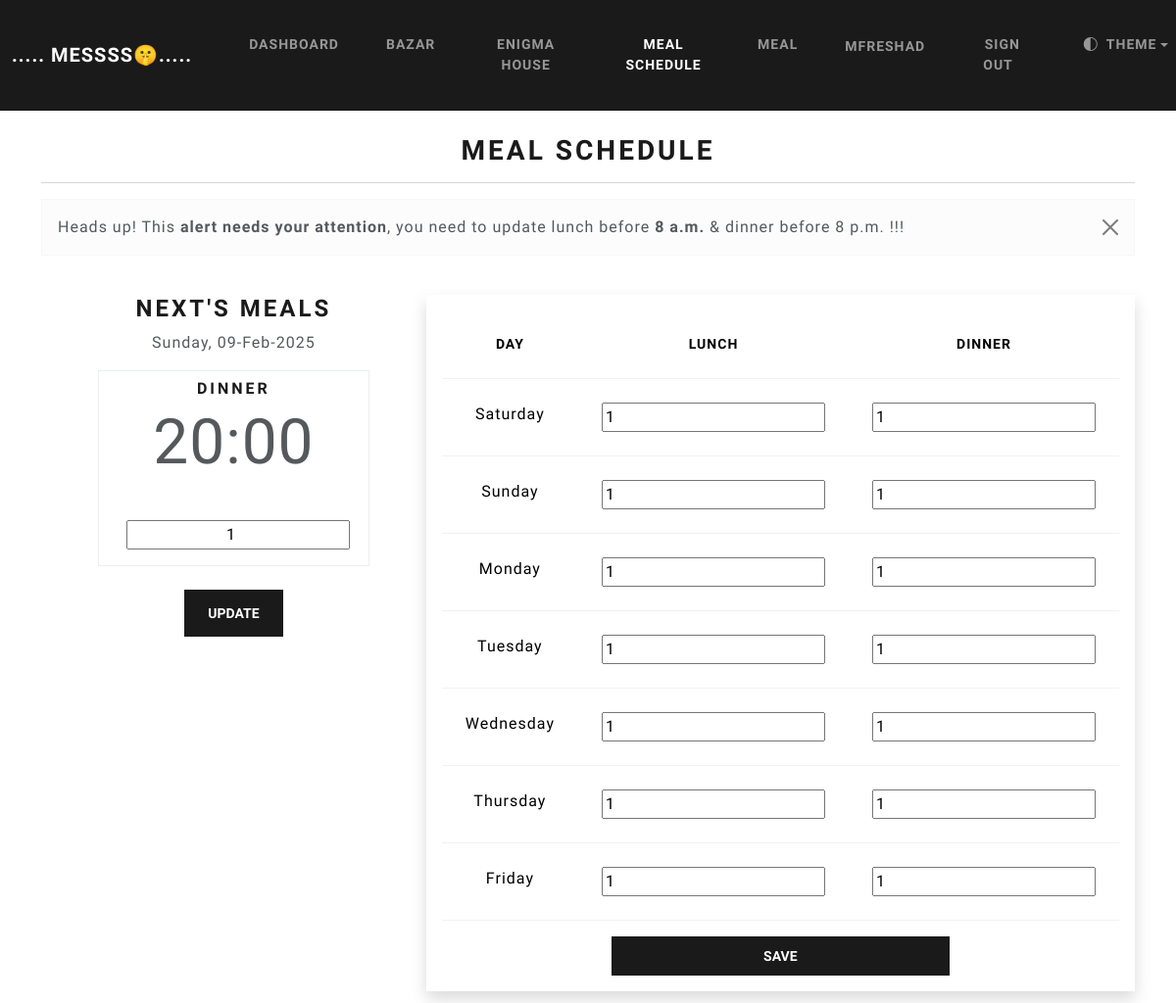
The app's page /meal-schedule (signed in) with its own data.
### webapp/models.py (models this page shows, shortened)
class User(AbstractBaseUser):
    first_name = models.CharField(max_length=50)
    last_name = models.CharField(max_length=50)
    username = models.CharField(max_length=50, unique=True)
    email = models.EmailField(max_length=100 , unique=True)
    phone = models.CharField(max_length=15, blank=True, unique=False, null=True)
    date_joined = models.DateTimeField(auto_now_add=True)
    last_login = models.DateTimeField(auto_now_add=True)
    created_login = models.DateTimeField(auto_now_add=True)
    modified_login = models.DateTimeField(auto_now_add=True)
    is_admin = models.BooleanField(default=False)
    is_staff = models.BooleanField(default=False)
    is_active = models.BooleanField(default=True)
    is_superadmin = models.BooleanField(default=False)
    in_mess = models.ForeignKey(
        Mess,
        on_delete=models.SET_NULL,
        null=True,
        blank=True,
        related_name='user'
    )
    USERNAME_FIELD = 'email'
    REQUIRED_FIELDS = ['username', 'first_name', 'last_name']
    objects = UserManager()
    def __str__(self):
        return self.username

class Mess(models.Model):
    name = models.CharField(max_length=100)
    mess_code = models.CharField(max_length=8, unique=True)
    lunch_update_time =  models.TimeField(default="08:00")
    meal_update_time =  models.TimeField(default="18:00")
    def __str__(self):
        return self.name

class MealSchedule(models.Model):
    user = models.ForeignKey(
        User,
        on_delete=models.SET_NULL,
        null=True,
        blank=True,
        related_name='mealschedule'
    )
    day = models.CharField(max_length=10, choices=[
        ('sat', 'Saturday'), ('sun', 'Sunday'), ('mon', 'Monday'),
        ('tue', 'Tuesday'), ('wed', 'Wednesday'), ('thu', 'Thursday'),
        ('fri', 'Friday')
    ])
    lunch = models.IntegerField(default=1)  # Number of meals for lunch
    dinner = models.IntegerField(default=1)  # Number of meals for dinner
    class Meta:
        unique_together = ('user', 'day')

### webapp/views.py (the view, shortened to what this page needs)
# urls.py: path('meal-schedule', views.meal_schedule, name='meal_schedule'),
@login_required
@never_cache
def meal_schedule(request):
    user = request.user
    days_of_week = ["sat", "sun", "mon", "tue", "wed", "thu", "fri"]
    formatted_lunch_time = user.in_mess.lunch_update_time.strftime("%H:%M").lstrip("0")
    formatted_meal_time = user.in_mess.meal_update_time.strftime("%H:%M").lstrip("0")
    today = datetime.now()
    time = Mess.objects.filter(name = user.in_mess.name).first()
    lunch_editable = None
    if time:
        lunch_hour = time.lunch_update_time.hour
        meal_hour = time.meal_update_time.hour
        if today.hour >= meal_hour:
            today = datetime.now() + timedelta(1)
        if today.hour <= lunch_hour or today.hour >= meal_hour:
                lunch_editable = True
    formating = datetime.strftime(today, "%A, %d-%b-%Y")
    today_week = datetime.strftime(today, "%a").lower()
    lunch_, dinner_ = 0, 0
    if user.in_mess:
        next_meal =  NextDayMeal.objects.filter(user=user).first()
        if next_meal:
            print('next meal')
            showdate = next_meal.day
            formating = datetime.strftime(showdate, "%A, %d-%b-%Y")
            lunch_ = next_meal.lunch
            dinner_ = next_meal.dinner
    if lunch_editable:
        for day in days_of_week:
            MealSchedule.objects.get_or_create(user=user, day=day, defaults={"lunch": 1, "dinner": 1})
    else:
        for day in days_of_week:
            MealSchedule.objects.get_or_create(user=user, day=day, defaults={"lunch": 0, "dinner": 1})
    meals = MealSchedule.objects.filter(user=user).order_by(
        models.Case(
            models.When(day="sat", then=1),
            models.When(day="sun", then=2),
            models.When(day="mon", then=3),
            models.When(day="tue", then=4),
            models.When(day="wed", then=5),
            models.When(day="thu", then=6),
            models.When(day="fri", then=7),
            default=8
        )
    )
    context = {"meals": meals, "date":formating ,'edit_lunch' : lunch_editable, 'lunch':lunch_ , 'dinner':dinner_,  'tlunch' : formatted_lunch_time, 'tmeal' : formatted_meal_time}
    return render(request, "webapp/meal_schedule.html", context=context )

### webapp/templates/webapp/meal_schedule.html (shortened to what this page needs)
{% extends "webapp/base.html" %}
{% block content %}
<h2 class="text-center">Meal Schedule</h2>
<hr>
<div class="alert alert-dismissible alert-light">
    <button type="button" class="btn-close" data-bs-dismiss="alert"></button>
    <strong>Heads up!</strong> This <span href="#" class="alert-link underline">alert needs your attention</span>,
    you need to update lunch before <strong class="fw-bold">{{user.in_mess.lunch_update_time}}</strong class="fw-bold"> & dinner before <strong>{{user.in_mess.meal_update_time}}</strong> !!!
  </div>
<br>
<div class="container text-center">
    <div class="row">
        <div class="col-sm">
            <h3>Next's meals</h3>
            <p >{{date}}</p>
            <form method="post" >
                <div class="container border mt-3 w-75">
                    <h5 class='mt-2'>Dinner</h5>
                    <span class="display-3"> {{tmeal}} </span><br>
                    <br>
                    <input type="number" name="_dinner_" id="" class="m-3 text-center" value='{{dinner}}'>
                </div>
                <br>
                <button class="btn btn-primary" name="btnform2" type='submit'> Update </button>
            </form>
            <br>
            <br>
            <br>
            <br>
        </div>
        <div class="col-sm shadow p-3">
            <form method="post" >
                <table  class="table ">
                    <thead>
                        <tr>
                            <th>Day</th>
                            <th>Lunch</th>
                            <th>Dinner</th>
                        </tr>
                    </thead>
                    <tbody>
                        {% for meal in meals %}
                        <tr>
                            <td>{{ meal.get_day_display }}</td>
                            <td>
                                <input type="number" name="lunch_{{ meal.day }}" value="{{ meal.lunch }}" min="0">
                            </td>
                            <td>
                                <input type="number" name="dinner_{{ meal.day }}" value="{{ meal.dinner }}" min="0">
                            </td>
                        </tr>
                        {% endfor %}
                    </tbody>
                </table>
                <button class="btn btn-primary w-50 btn-block p-2" name="btnform1" type="submit">Save</button>
            </form>
        </div>
    </div>
</div>
<br>
<br>
{% endblock %}

### webapp/templates/webapp/navbar.html (shortened to what this page needs)
<nav class="navbar navbar-expand-lg navbar-dark bg-primary justify-content-center" data-bs-theme="dark">
      <a class="navbar-brand main-heading" href="{% url 'home' %}">
        &nbsp; ..... MeSsss🤫.....
      </a>
      <div class="collapse navbar-collapse text-center" id="navbarNavDropdown">
        <ul class="navbar-nav mr-auto">
          {% if user.is_authenticated %}
            {% if  user.in_mess %}
              <li class="nav-item">
                <a class="nav-link {% if request.path == '/dashboard' %}active{% endif %}" href='{% url "dashboard" %}'>Dashboard</a>
              </li>
              <li class="nav-item">
                <a class="nav-link {% if request.path == '/bazar-list' %}active{% endif %}" href='{% url "bazar-list" %}'>Bazar  </a>
              </li>
              <li class="nav-item">
                <a class="nav-link {% if request.path == '/my-mess' %}active{% endif %}" href='{% url "my-mess" %}'>{{user.in_mess}}  </a>
              </li>
              <li class="nav-item">
                <a class="nav-link {% if request.path == '/meal-schedule' %}active{% endif %}" href='{% url "meal_schedule" %}'> Meal Schedule  </a>
              </li>
              <li class="nav-item">
                <a class="nav-link {% if request.path == '/meal' %}active{% endif %}" href='{% url "meal_list" %}'> Meal</a>
              </li>
            {% else %}
              <li class="nav-item">
                <a class="nav-link {% if request.path == '/join-mess' or request.path == '/create-mess' %}active{% endif %}" href='{% url "join_mess" %}'>Join Mess &nbsp; <i class="fa fa-home" aria-hidden="true"></i> </a>
              </li>
            {% endif %}
            {% if  user.is_authenticated %}
            <li class="nav-item">
              <a class="nav-link btn btn-light " {%comment%}style="border-radius: 50%;"{%endcomment%} href="">{{user}} </a>
            </li>
          {% endif %}
            <li class="nav-item">
              <a class="nav-link " href='{% url "logout" %}'>Sign out &nbsp;  </a>
            </li>
          {% endif %}
          <li class="nav-item dropdown ms-auto me-auto" style='list-style-type: none;'>
            <a
              class="nav-link dropdown-toggle d-flex align-items-center"
              href="#"
              id="theme-menu"
              aria-expanded="false"
              data-bs-toggle="dropdown"
              aria-label="Toggle theme"
            >
              <i class="bi bi-circle-half"></i>
              <span class="ms-2">Theme</span>
            </a>
          </li>
        </ul>
      </div>
  </nav>

### static/css/style.css (style rules this page uses)
body { overflow-x: hidden; }
form { max-width: 100%; }

### records on screen
User: in_mess "ENIGMA HOUSE", username "MFRESHAD", in_mess.lunch_update_time "8 a.m.", in_mess.meal_update_time "8 p.m."
MealSchedule: day "Saturday", lunch "1", dinner "1"
MealSchedule: day "Sunday", lunch "1", dinner "1"
MealSchedule: day "Monday", lunch "1", dinner "1"
MealSchedule: day "Tuesday", lunch "1", dinner "1"
MealSchedule: day "Wednesday", lunch "1", dinner "1"
MealSchedule: day "Thursday", lunch "1", dinner "1"
MealSchedule: day "Friday", lunch "1", dinner "1"

### other values on screen
{{ date }} "Sunday, 09-Feb-2025"
{{ tmeal }} "20:00"
